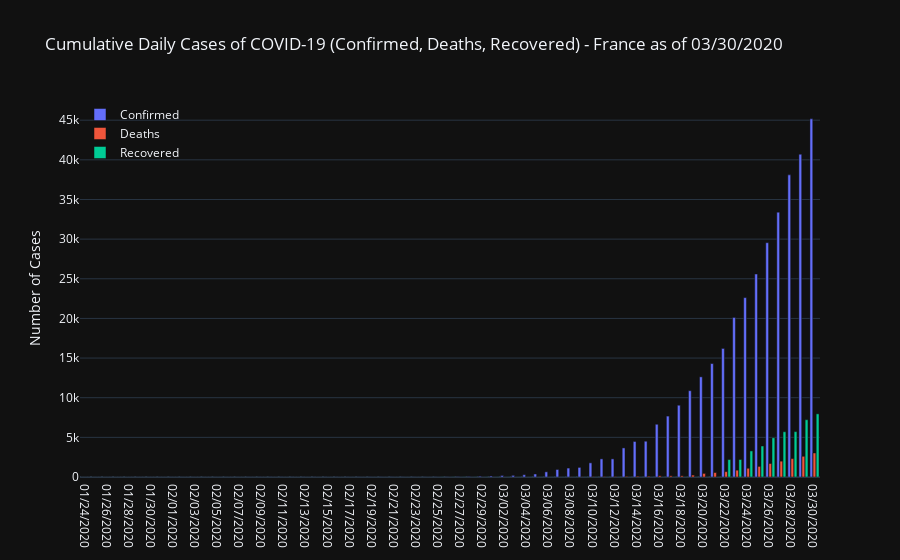

Source (notebook cell):
### Code cell
plot_bar_chart(confirmed, deaths, recovered,'France').show()
